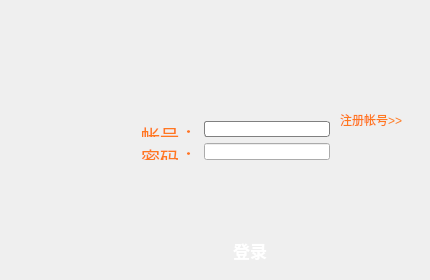
<?xml version="1.0" encoding="UTF-8"?>
<ui version="4.0">
 <class>Login</class>
 <widget class="QWidget" name="Login">
  <property name="geometry">
   <rect>
    <x>0</x>
    <y>0</y>
    <width>430</width>
    <height>280</height>
   </rect>
  </property>
  <property name="windowTitle">
   <string>Login</string>
  </property>
  <property name="styleSheet">
   <string notr="true"/>
  </property>
  <widget class="QLabel" name="warn_label">
   <property name="geometry">
    <rect>
     <x>340</x>
     <y>150</y>
     <width>91</width>
     <height>21</height>
    </rect>
   </property>
   <property name="text">
    <string/>
   </property>
  </widget>
  <widget class="QLabel" name="avatar_label">
   <property name="geometry">
    <rect>
     <x>0</x>
     <y>90</y>
     <width>100</width>
     <height>100</height>
    </rect>
   </property>
   <property name="toolTip">
    <string>&lt;html&gt;&lt;head/&gt;&lt;body&gt;&lt;p align=&quot;center&quot;&gt;&lt;span style=&quot; color:#ff781f;&quot;&gt;头像&lt;/span&gt;&lt;/p&gt;&lt;/body&gt;&lt;/html&gt;</string>
   </property>
   <property name="styleSheet">
    <string notr="true">border-color: rgb(255, 120, 31);
border-image: url(:/images/images/avatar-border.svg);</string>
   </property>
   <property name="text">
    <string/>
   </property>
   <property name="pixmap">
    <pixmap resource="images.qrc">:/images/images/avatar.png</pixmap>
   </property>
  </widget>
  <widget class="QPushButton" name="login_button">
   <property name="geometry">
    <rect>
     <x>150</x>
     <y>230</y>
     <width>200</width>
     <height>40</height>
    </rect>
   </property>
   <property name="focusPolicy">
    <enum>Qt::NoFocus</enum>
   </property>
   <property name="toolTip">
    <string>&lt;html&gt;&lt;head/&gt;&lt;body&gt;&lt;p align=&quot;center&quot;&gt;&lt;span style=&quot; color:#ff781f;&quot;&gt;登录&lt;/span&gt;&lt;/p&gt;&lt;/body&gt;&lt;/html&gt;</string>
   </property>
   <property name="styleSheet">
    <string notr="true">QPushButton{
    color: white;
    font: bold 13pt;
    border:none;
    min-height: 24px;
    min-width: 60px;
	border-image: url(:/images/images/button-login.svg);
	
}
QPushButton:hover{
    color: lightgray;
    border:none;
	border-image: url(:/images/images/button-login-hover.svg);
}
QPushButton:pressed {
    color: lightgray;
    border:none;
	border-image: url(:/images/images/button-login-press.svg);
    padding-top: -15px;
    padding-bottom: -17px;
} </string>
   </property>
   <property name="text">
    <string>登录</string>
   </property>
   <property name="iconSize">
    <size>
     <width>200</width>
     <height>40</height>
    </size>
   </property>
  </widget>
  <widget class="QLabel" name="register_label">
   <property name="geometry">
    <rect>
     <x>340</x>
     <y>110</y>
     <width>81</width>
     <height>21</height>
    </rect>
   </property>
   <property name="toolTip">
    <string>&lt;html&gt;&lt;head/&gt;&lt;body&gt;&lt;p align=&quot;center&quot;&gt;&lt;span style=&quot; color:#ff781f;&quot;&gt;点击注册&lt;/span&gt;&lt;/p&gt;&lt;/body&gt;&lt;/html&gt;</string>
   </property>
   <property name="text">
    <string>&lt;html&gt;&lt;head/&gt;&lt;body&gt;&lt;p&gt;&lt;span style=&quot; color:#FF781F;&quot;&gt;注册帐号&amp;gt;&amp;gt;&lt;/span&gt;&lt;/p&gt;&lt;/body&gt;&lt;/html&gt;</string>
   </property>
  </widget>
  <widget class="QPushButton" name="pushButton">
   <property name="geometry">
    <rect>
     <x>400</x>
     <y>10</y>
     <width>20</width>
     <height>20</height>
    </rect>
   </property>
   <property name="focusPolicy">
    <enum>Qt::NoFocus</enum>
   </property>
   <property name="styleSheet">
    <string notr="true">QPushButton{
			border-image: url(./images/button-quit.svg);
   			border:none;
}
QPushButton:hover{border:none;border-image: url(./images/button-quit.svg);}
QPushButton:pressed{border:none;border-image: url(./images/button-quit.svg);}</string>
   </property>
   <property name="text">
    <string/>
   </property>
   <property name="icon">
    <iconset resource="images.qrc">
     <normaloff>:/images/images/button-quit.svg</normaloff>:/images/images/button-quit.svg</iconset>
   </property>
   <property name="iconSize">
    <size>
     <width>25</width>
     <height>25</height>
    </size>
   </property>
  </widget>
  <widget class="QPushButton" name="Min_pushButton">
   <property name="geometry">
    <rect>
     <x>370</x>
     <y>10</y>
     <width>20</width>
     <height>20</height>
    </rect>
   </property>
   <property name="focusPolicy">
    <enum>Qt::NoFocus</enum>
   </property>
   <property name="styleSheet">
    <string notr="true">QPushButton{
	border-image: url(./images/button-quit.svg);
   border:none;
}
QPushButton:hover{border:none;border-image: url(./images/button-quit.svg);}
QPushButton:pressed{border:none;border-image: url(./images/button-quit.svg);}
   </string>
   </property>
   <property name="text">
    <string/>
   </property>
   <property name="icon">
    <iconset resource="images.qrc">
     <normaloff>:/images/images/button-minimize.svg</normaloff>:/images/images/button-minimize.svg</iconset>
   </property>
   <property name="iconSize">
    <size>
     <width>25</width>
     <height>25</height>
    </size>
   </property>
  </widget>
  <widget class="QMenuButton" name="Status_pushButton">
   <property name="geometry">
    <rect>
     <x>75</x>
     <y>165</y>
     <width>25</width>
     <height>25</height>
    </rect>
   </property>
   <property name="focusPolicy">
    <enum>Qt::NoFocus</enum>
   </property>
   <property name="styleSheet">
    <string notr="true">QPushButton{
    border:none;
}
QPushButton:hover{
    border:none;
}
QPushButton:pressed {

    border:none;
} </string>
   </property>
   <property name="text">
    <string/>
   </property>
   <property name="icon">
    <iconset resource="images.qrc">
     <normaloff>:/images/images/status-online-1.svg</normaloff>:/images/images/status-online-1.svg</iconset>
   </property>
   <property name="iconSize">
    <size>
     <width>25</width>
     <height>25</height>
    </size>
   </property>
  </widget>
  <widget class="QWidget" name="layoutWidget">
   <property name="geometry">
    <rect>
     <x>130</x>
     <y>110</y>
     <width>211</width>
     <height>61</height>
    </rect>
   </property>
   <layout class="QFormLayout" name="formLayout">
    <item row="0" column="0">
     <widget class="QLabel" name="label_2">
      <property name="text">
       <string>&lt;html&gt;&lt;head/&gt;&lt;body&gt;&lt;p align=&quot;right&quot;&gt;&lt;span style=&quot; font-size:14pt; color:#ff781f;&quot;&gt;帐号：&lt;/span&gt;&lt;/p&gt;&lt;/body&gt;&lt;/html&gt;</string>
      </property>
      <property name="buddy">
       <cstring>userid_comboBox</cstring>
      </property>
     </widget>
    </item>
    <item row="0" column="1">
     <widget class="QComboBox" name="userid_comboBox">
      <property name="styleSheet">
       <string notr="true">QComboBox {
    
    border: 1px solid gray;
    border-radius: 3px;
    padding: 1px 18px 1px 3px;
    min-width: 6em;
}

QComboBox:editable {
    background: white;
}

QComboBox:!editable, QComboBox::drop-down:editable {
		border:none;
     background: white;
}

/* QComboBox gets the &quot;on&quot; state when the popup is open */
QComboBox:!editable:on, QComboBox::drop-down:editable:on {
    background: white;
	border:none;
}

QComboBox:on { /* shift the text when the popup opens */
    padding-top: 3px;
    padding-left: 4px;
}

QComboBox::drop-down {
    subcontrol-origin: padding;
    subcontrol-position: top right;
    width: 15px;

    border-left-width: 1px;
    border-left-color: darkgray;
    border-left-style: solid; /* just a single line */
    border-top-right-radius: 3px; /* same radius as the QComboBox */
    border-bottom-right-radius: 3px;
}

QComboBox::down-arrow {

	image: url(:/images/images/unfold_icon.png);
}

QComboBox::down-arrow:on { /* shift the arrow when popup is open */
    top: 1px;
    left: 10px;
}</string>
      </property>
      <property name="editable">
       <bool>true</bool>
      </property>
     </widget>
    </item>
    <item row="1" column="0">
     <widget class="QLabel" name="label_3">
      <property name="text">
       <string>&lt;html&gt;&lt;head/&gt;&lt;body&gt;&lt;p align=&quot;right&quot;&gt;&lt;span style=&quot; font-size:14pt; color:#FF781F;&quot;&gt;密码：&lt;/span&gt;&lt;/p&gt;&lt;/body&gt;&lt;/html&gt;</string>
      </property>
      <property name="buddy">
       <cstring>password_text</cstring>
      </property>
     </widget>
    </item>
    <item row="1" column="1">
     <widget class="QLineEdit" name="password_text">
      <property name="toolTip">
       <string>&lt;html&gt;&lt;head/&gt;&lt;body&gt;&lt;p align=&quot;center&quot;&gt;&lt;span style=&quot; color:#ff781f;&quot;&gt;密码&lt;/span&gt;&lt;/p&gt;&lt;/body&gt;&lt;/html&gt;</string>
      </property>
      <property name="styleSheet">
       <string notr="true"/>
      </property>
      <property name="maxLength">
       <number>15</number>
      </property>
      <property name="frame">
       <bool>true</bool>
      </property>
      <property name="echoMode">
       <enum>QLineEdit::Password</enum>
      </property>
     </widget>
    </item>
   </layout>
  </widget>
  <widget class="QWidget" name="layoutWidget">
   <property name="geometry">
    <rect>
     <x>150</x>
     <y>190</y>
     <width>188</width>
     <height>22</height>
    </rect>
   </property>
   <layout class="QHBoxLayout" name="horizontalLayout">
    <item>
     <widget class="QCheckBox" name="RemeberPwd_checkBox">
      <property name="styleSheet">
       <string notr="true">QCheckBox {
    spacing: 10px;
	color: rgb(255, 120, 31);
}

QCheckBox::indicator {
    width: 20px;
    height: 20px;
}

QCheckBox::indicator:unchecked {
   
	image: url(:/images/images/checkBox-unselect.svg);
}

QCheckBox::indicator:unchecked:hover {
 
	image: url(:/images/images/checkBox-unselect.svg);
}

QCheckBox::indicator:unchecked:pressed {
    
	image: url(:/images/images/checkBox-unselect.svg);
}

QCheckBox::indicator:checked {
   
	image: url(:/images/images/checkBox-select.svg);
}

QCheckBox::indicator:checked:hover {
    
	image: url(:/images/images/checkBox-hover.svg);
}

QCheckBox::indicator:checked:pressed {
    
	image: url(:/images/images/checkBox-hover.svg);
}

QCheckBox::indicator:indeterminate:hover {
    
	image: url(:/images/images/checkBox-hover.svg);
}

QCheckBox::indicator:indeterminate:pressed {
  image: url(:/images/images/checkBox-hover.svg);
}</string>
      </property>
      <property name="text">
       <string>记住密码</string>
      </property>
     </widget>
    </item>
    <item>
     <widget class="QCheckBox" name="AutoLogin_checkBox">
      <property name="styleSheet">
       <string notr="true">QCheckBox {
    spacing: 10px;
	color: rgb(255, 120, 31);
}

QCheckBox::indicator {
    width: 20px;
    height: 20px;
}

QCheckBox::indicator:unchecked {
   
	image: url(:/images/images/checkBox-unselect.svg);
}

QCheckBox::indicator:unchecked:hover {
 
	image: url(:/images/images/checkBox-unselect.svg);
}

QCheckBox::indicator:unchecked:pressed {
    
	image: url(:/images/images/checkBox-unselect.svg);
}

QCheckBox::indicator:checked {
   
	image: url(:/images/images/checkBox-select.svg);
}

QCheckBox::indicator:checked:hover {
    
	image: url(:/images/images/checkBox-hover.svg);
}

QCheckBox::indicator:checked:pressed {
    
	image: url(:/images/images/checkBox-hover.svg);
}

QCheckBox::indicator:indeterminate:hover {
    
	image: url(:/images/images/checkBox-hover.svg);
}

QCheckBox::indicator:indeterminate:pressed {
  image: url(:/images/images/checkBox-hover.svg);
}</string>
      </property>
      <property name="text">
       <string>自动登录</string>
      </property>
     </widget>
    </item>
   </layout>
  </widget>
  <widget class="QWidget" name="layoutWidget">
   <property name="geometry">
    <rect>
     <x>90</x>
     <y>40</y>
     <width>297</width>
     <height>52</height>
    </rect>
   </property>
   <layout class="QHBoxLayout" name="horizontalLayout_2">
    <item>
     <widget class="QLabel" name="title_label">
      <property name="text">
       <string/>
      </property>
      <property name="pixmap">
       <pixmap>images/title.png</pixmap>
      </property>
     </widget>
    </item>
    <item>
     <widget class="QLabel" name="logo_label">
      <property name="text">
       <string/>
      </property>
      <property name="pixmap">
       <pixmap>images/logo.png</pixmap>
      </property>
     </widget>
    </item>
   </layout>
  </widget>
  <zorder>layoutWidget</zorder>
  <zorder>layoutWidget</zorder>
  <zorder>layoutWidget</zorder>
  <zorder>warn_label</zorder>
  <zorder>avatar_label</zorder>
  <zorder>login_button</zorder>
  <zorder>register_label</zorder>
  <zorder>pushButton</zorder>
  <zorder>Min_pushButton</zorder>
  <zorder>Status_pushButton</zorder>
 </widget>
 <layoutdefault spacing="6" margin="11"/>
 <customwidgets>
  <customwidget>
   <class>QMenuButton</class>
   <extends>QPushButton</extends>
   <header location="global">qmenubutton.h</header>
  </customwidget>
 </customwidgets>
 <resources>
  <include location="images.qrc"/>
 </resources>
 <connections/>
</ui>
